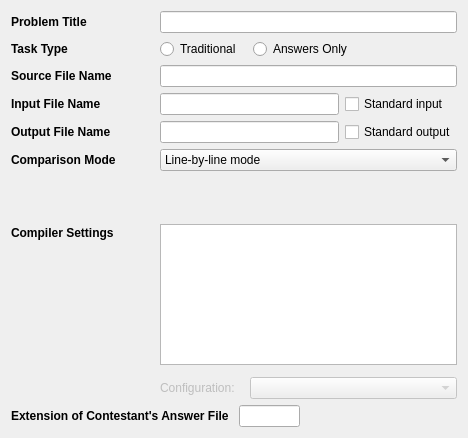
<?xml version="1.0" encoding="UTF-8"?>
<ui version="4.0">
 <class>TaskEditWidget</class>
 <widget class="QWidget" name="TaskEditWidget">
  <property name="geometry">
   <rect>
    <x>0</x>
    <y>0</y>
    <width>462</width>
    <height>438</height>
   </rect>
  </property>
  <property name="windowTitle">
   <string>Form</string>
  </property>
  <layout class="QGridLayout" name="gridLayout">
   <item row="0" column="0">
    <widget class="QLabel" name="problemTitleLabel">
     <property name="sizePolicy">
      <sizepolicy hsizetype="Preferred" vsizetype="Fixed">
       <horstretch>0</horstretch>
       <verstretch>0</verstretch>
      </sizepolicy>
     </property>
     <property name="styleSheet">
      <string notr="true">font-size:9pt;font-weight:bold;</string>
     </property>
     <property name="text">
      <string>Problem Title</string>
     </property>
    </widget>
   </item>
   <item row="0" column="1" colspan="2">
    <widget class="QLineEdit" name="problemTitle"/>
   </item>
   <item row="1" column="0">
    <widget class="QLabel" name="taskTypeLabel">
     <property name="sizePolicy">
      <sizepolicy hsizetype="Preferred" vsizetype="Fixed">
       <horstretch>0</horstretch>
       <verstretch>0</verstretch>
      </sizepolicy>
     </property>
     <property name="styleSheet">
      <string notr="true">font-size:9pt;font-weight:bold;</string>
     </property>
     <property name="text">
      <string>Task Type</string>
     </property>
    </widget>
   </item>
   <item row="1" column="1" colspan="2">
    <layout class="QHBoxLayout" name="horizontalLayout_2">
     <property name="spacing">
      <number>12</number>
     </property>
     <item>
      <widget class="QRadioButton" name="traditionalButton">
       <property name="styleSheet">
        <string notr="true">font-size: 9pt;</string>
       </property>
       <property name="text">
        <string>Traditional</string>
       </property>
      </widget>
     </item>
     <item>
      <widget class="QRadioButton" name="answersOnlyButton">
       <property name="styleSheet">
        <string notr="true">font-size: 9pt;</string>
       </property>
       <property name="text">
        <string>Answers Only</string>
       </property>
      </widget>
     </item>
     <item>
      <spacer name="horizontalSpacer_3">
       <property name="orientation">
        <enum>Qt::Horizontal</enum>
       </property>
       <property name="sizeHint" stdset="0">
        <size>
         <width>40</width>
         <height>20</height>
        </size>
       </property>
      </spacer>
     </item>
    </layout>
   </item>
   <item row="2" column="0">
    <widget class="QLabel" name="sourceFileNameLabel">
     <property name="sizePolicy">
      <sizepolicy hsizetype="Preferred" vsizetype="Fixed">
       <horstretch>0</horstretch>
       <verstretch>0</verstretch>
      </sizepolicy>
     </property>
     <property name="styleSheet">
      <string notr="true">font-size:9pt;font-weight:bold;</string>
     </property>
     <property name="text">
      <string>Source File Name</string>
     </property>
    </widget>
   </item>
   <item row="2" column="1" colspan="2">
    <widget class="QLineEdit" name="sourceFileName"/>
   </item>
   <item row="3" column="0">
    <widget class="QLabel" name="inputFileNameLabel">
     <property name="sizePolicy">
      <sizepolicy hsizetype="Preferred" vsizetype="Fixed">
       <horstretch>0</horstretch>
       <verstretch>0</verstretch>
      </sizepolicy>
     </property>
     <property name="styleSheet">
      <string notr="true">font-size:9pt;font-weight: bold;</string>
     </property>
     <property name="text">
      <string>Input File Name</string>
     </property>
    </widget>
   </item>
   <item row="3" column="1">
    <widget class="QLineEdit" name="inputFileName"/>
   </item>
   <item row="3" column="2">
    <widget class="QCheckBox" name="standardInputCheck">
     <property name="styleSheet">
      <string notr="true">font-size: 9pt;</string>
     </property>
     <property name="text">
      <string>Standard input</string>
     </property>
    </widget>
   </item>
   <item row="4" column="0">
    <widget class="QLabel" name="outputFileNameLabel">
     <property name="sizePolicy">
      <sizepolicy hsizetype="Preferred" vsizetype="Fixed">
       <horstretch>0</horstretch>
       <verstretch>0</verstretch>
      </sizepolicy>
     </property>
     <property name="styleSheet">
      <string notr="true">font-size:9pt;font-weight:bold;</string>
     </property>
     <property name="text">
      <string>Output File Name</string>
     </property>
    </widget>
   </item>
   <item row="4" column="1">
    <widget class="QLineEdit" name="outputFileName"/>
   </item>
   <item row="4" column="2">
    <widget class="QCheckBox" name="standardOutputCheck">
     <property name="styleSheet">
      <string notr="true">font-size: 9pt;</string>
     </property>
     <property name="text">
      <string>Standard output</string>
     </property>
    </widget>
   </item>
   <item row="5" column="0">
    <widget class="QLabel" name="comparisonModeLabel">
     <property name="sizePolicy">
      <sizepolicy hsizetype="Preferred" vsizetype="Fixed">
       <horstretch>0</horstretch>
       <verstretch>0</verstretch>
      </sizepolicy>
     </property>
     <property name="styleSheet">
      <string notr="true">font-size:9pt;font-weight:bold;</string>
     </property>
     <property name="text">
      <string>Comparison Mode</string>
     </property>
    </widget>
   </item>
   <item row="5" column="1" colspan="2">
    <widget class="QComboBox" name="comparisonMode">
     <property name="styleSheet">
      <string notr="true">font-size: 9pt;</string>
     </property>
     <item>
      <property name="text">
       <string>Line-by-line mode</string>
      </property>
     </item>
     <item>
      <property name="text">
       <string>Line-by-line mode (ignore extra spaces and tabs)</string>
      </property>
     </item>
     <item>
      <property name="text">
       <string>External tool mode (diff)</string>
      </property>
     </item>
     <item>
      <property name="text">
       <string>Real number mode</string>
      </property>
     </item>
     <item>
      <property name="text">
       <string>Special judge mode</string>
      </property>
     </item>
    </widget>
   </item>
   <item row="6" column="1" colspan="2">
    <widget class="QStackedWidget" name="comparisonSetting">
     <property name="sizePolicy">
      <sizepolicy hsizetype="Preferred" vsizetype="Fixed">
       <horstretch>0</horstretch>
       <verstretch>0</verstretch>
      </sizepolicy>
     </property>
     <property name="currentIndex">
      <number>0</number>
     </property>
     <widget class="QWidget" name="lineByLineMode"/>
     <widget class="QWidget" name="ignoreSpacesMode"/>
     <widget class="QWidget" name="externalToolMode">
      <layout class="QHBoxLayout" name="horizontalLayout_3">
       <item>
        <widget class="QLabel" name="argumentsLabel">
         <property name="sizePolicy">
          <sizepolicy hsizetype="Fixed" vsizetype="Preferred">
           <horstretch>0</horstretch>
           <verstretch>0</verstretch>
          </sizepolicy>
         </property>
         <property name="styleSheet">
          <string notr="true">font-size:9pt;</string>
         </property>
         <property name="text">
          <string>Arguments:</string>
         </property>
        </widget>
       </item>
       <item>
        <widget class="QLineEdit" name="diffArguments"/>
       </item>
      </layout>
     </widget>
     <widget class="QWidget" name="realNumberMode">
      <layout class="QHBoxLayout" name="horizontalLayout_9">
       <item>
        <widget class="QLabel" name="precisionLabel">
         <property name="sizePolicy">
          <sizepolicy hsizetype="Fixed" vsizetype="Preferred">
           <horstretch>0</horstretch>
           <verstretch>0</verstretch>
          </sizepolicy>
         </property>
         <property name="styleSheet">
          <string notr="true">font-size:9pt;</string>
         </property>
         <property name="text">
          <string>Real Number Precision:</string>
         </property>
        </widget>
       </item>
       <item>
        <widget class="QSpinBox" name="realPrecision">
         <property name="maximum">
          <number>18</number>
         </property>
         <property name="value">
          <number>3</number>
         </property>
        </widget>
       </item>
       <item>
        <widget class="QLabel" name="digitsLabel">
         <property name="sizePolicy">
          <sizepolicy hsizetype="Fixed" vsizetype="Preferred">
           <horstretch>0</horstretch>
           <verstretch>0</verstretch>
          </sizepolicy>
         </property>
         <property name="styleSheet">
          <string notr="true">font-size:9pt;</string>
         </property>
         <property name="text">
          <string>digits</string>
         </property>
        </widget>
       </item>
       <item>
        <spacer name="horizontalSpacer_2">
         <property name="orientation">
          <enum>Qt::Horizontal</enum>
         </property>
         <property name="sizeHint" stdset="0">
          <size>
           <width>96</width>
           <height>20</height>
          </size>
         </property>
        </spacer>
       </item>
      </layout>
     </widget>
     <widget class="QWidget" name="specialJudgeMode">
      <layout class="QHBoxLayout" name="horizontalLayout_10">
       <item>
        <widget class="FileLineEdit" name="specialJudge"/>
       </item>
      </layout>
     </widget>
    </widget>
   </item>
   <item row="7" column="0">
    <layout class="QVBoxLayout" name="verticalLayout_3">
     <item>
      <widget class="QLabel" name="compilerSettingsLabel">
       <property name="sizePolicy">
        <sizepolicy hsizetype="Preferred" vsizetype="Fixed">
         <horstretch>0</horstretch>
         <verstretch>0</verstretch>
        </sizepolicy>
       </property>
       <property name="minimumSize">
        <size>
         <width>143</width>
         <height>18</height>
        </size>
       </property>
       <property name="maximumSize">
        <size>
         <width>143</width>
         <height>18</height>
        </size>
       </property>
       <property name="styleSheet">
        <string notr="true">font-size:9pt;font-weight:bold;</string>
       </property>
       <property name="text">
        <string>Compiler Settings</string>
       </property>
      </widget>
     </item>
     <item>
      <spacer name="verticalSpacer">
       <property name="orientation">
        <enum>Qt::Vertical</enum>
       </property>
       <property name="sizeHint" stdset="0">
        <size>
         <width>20</width>
         <height>40</height>
        </size>
       </property>
      </spacer>
     </item>
    </layout>
   </item>
   <item row="7" column="1" colspan="2">
    <layout class="QVBoxLayout" name="verticalLayout_4">
     <property name="spacing">
      <number>12</number>
     </property>
     <item>
      <widget class="QListWidget" name="compilersList"/>
     </item>
     <item>
      <layout class="QHBoxLayout" name="horizontalLayout_16">
       <property name="spacing">
        <number>15</number>
       </property>
       <item>
        <widget class="QLabel" name="configurationLabel">
         <property name="enabled">
          <bool>false</bool>
         </property>
         <property name="sizePolicy">
          <sizepolicy hsizetype="Fixed" vsizetype="Preferred">
           <horstretch>0</horstretch>
           <verstretch>0</verstretch>
          </sizepolicy>
         </property>
         <property name="styleSheet">
          <string notr="true">font-size: 9pt;</string>
         </property>
         <property name="text">
          <string>Configuration:</string>
         </property>
        </widget>
       </item>
       <item>
        <widget class="QComboBox" name="configurationSelect">
         <property name="enabled">
          <bool>false</bool>
         </property>
         <property name="styleSheet">
          <string notr="true">font-size:9pt;</string>
         </property>
        </widget>
       </item>
      </layout>
     </item>
    </layout>
   </item>
   <item row="8" column="0" colspan="3">
    <layout class="QHBoxLayout" name="horizontalLayout">
     <property name="spacing">
      <number>10</number>
     </property>
     <item>
      <widget class="QLabel" name="answerFileExtensionLabel">
       <property name="sizePolicy">
        <sizepolicy hsizetype="Preferred" vsizetype="Fixed">
         <horstretch>0</horstretch>
         <verstretch>0</verstretch>
        </sizepolicy>
       </property>
       <property name="styleSheet">
        <string notr="true">font-size:9pt;font-weight:bold;</string>
       </property>
       <property name="text">
        <string>Extension of Contestant's Answer File</string>
       </property>
      </widget>
     </item>
     <item>
      <widget class="QLineEdit" name="answerFileExtension">
       <property name="sizePolicy">
        <sizepolicy hsizetype="Fixed" vsizetype="Fixed">
         <horstretch>0</horstretch>
         <verstretch>0</verstretch>
        </sizepolicy>
       </property>
       <property name="minimumSize">
        <size>
         <width>61</width>
         <height>22</height>
        </size>
       </property>
       <property name="maximumSize">
        <size>
         <width>61</width>
         <height>22</height>
        </size>
       </property>
      </widget>
     </item>
     <item>
      <spacer name="horizontalSpacer">
       <property name="orientation">
        <enum>Qt::Horizontal</enum>
       </property>
       <property name="sizeHint" stdset="0">
        <size>
         <width>40</width>
         <height>20</height>
        </size>
       </property>
      </spacer>
     </item>
    </layout>
   </item>
  </layout>
 </widget>
 <customwidgets>
  <customwidget>
   <class>FileLineEdit</class>
   <extends>QLineEdit</extends>
   <header>filelineedit.h</header>
  </customwidget>
 </customwidgets>
 <tabstops>
  <tabstop>problemTitle</tabstop>
  <tabstop>sourceFileName</tabstop>
  <tabstop>inputFileName</tabstop>
  <tabstop>standardInputCheck</tabstop>
  <tabstop>outputFileName</tabstop>
  <tabstop>standardOutputCheck</tabstop>
  <tabstop>comparisonMode</tabstop>
  <tabstop>compilersList</tabstop>
  <tabstop>configurationSelect</tabstop>
  <tabstop>specialJudge</tabstop>
  <tabstop>realPrecision</tabstop>
 </tabstops>
 <resources/>
 <connections>
  <connection>
   <sender>comparisonMode</sender>
   <signal>currentIndexChanged(int)</signal>
   <receiver>comparisonSetting</receiver>
   <slot>setCurrentIndex(int)</slot>
   <hints>
    <hint type="sourcelabel">
     <x>329</x>
     <y>202</y>
    </hint>
    <hint type="destinationlabel">
     <x>329</x>
     <y>245</y>
    </hint>
   </hints>
  </connection>
 </connections>
</ui>
